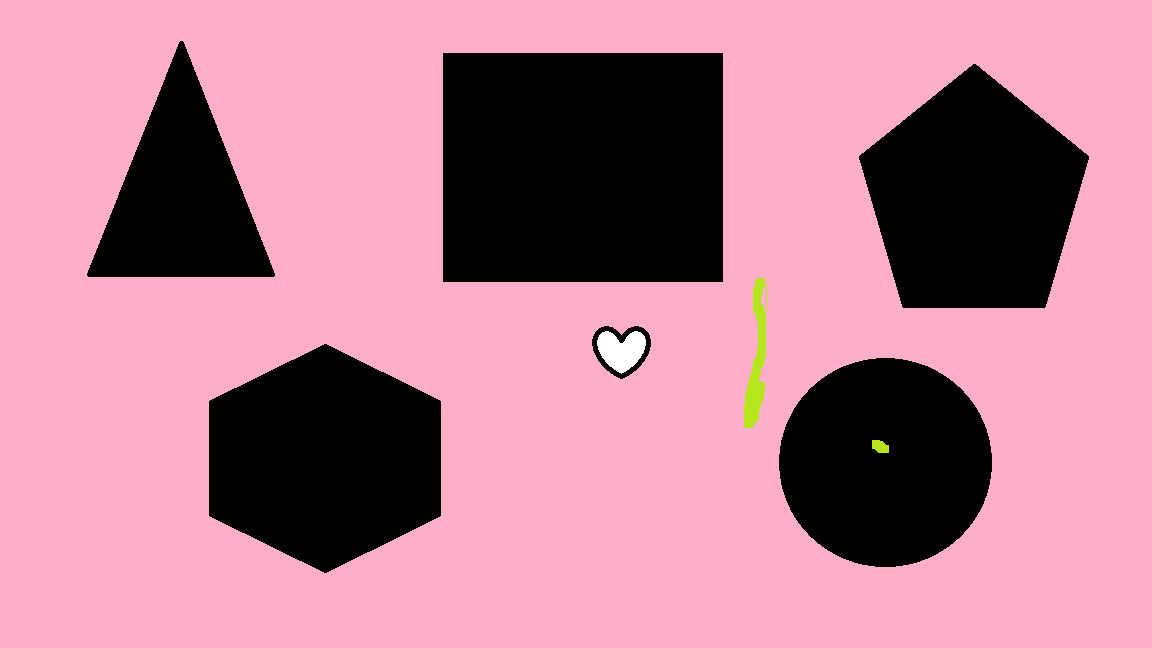
#> input picture Resimler/2.png, 1152 x 648 px, found by its file name
$ python '17ResimFarklılıkları.py'
#> lines starting #> are read from the running program, lines starting #| are printed output that depends on the picture
import cv2
import numpy as np

img1=cv2.imread("2.png")
#> img1 is the input picture: shape (648, 1152, 3); mean B, G, R 146.4, 127.3, 185.9
img2=cv2.imread("22.png")
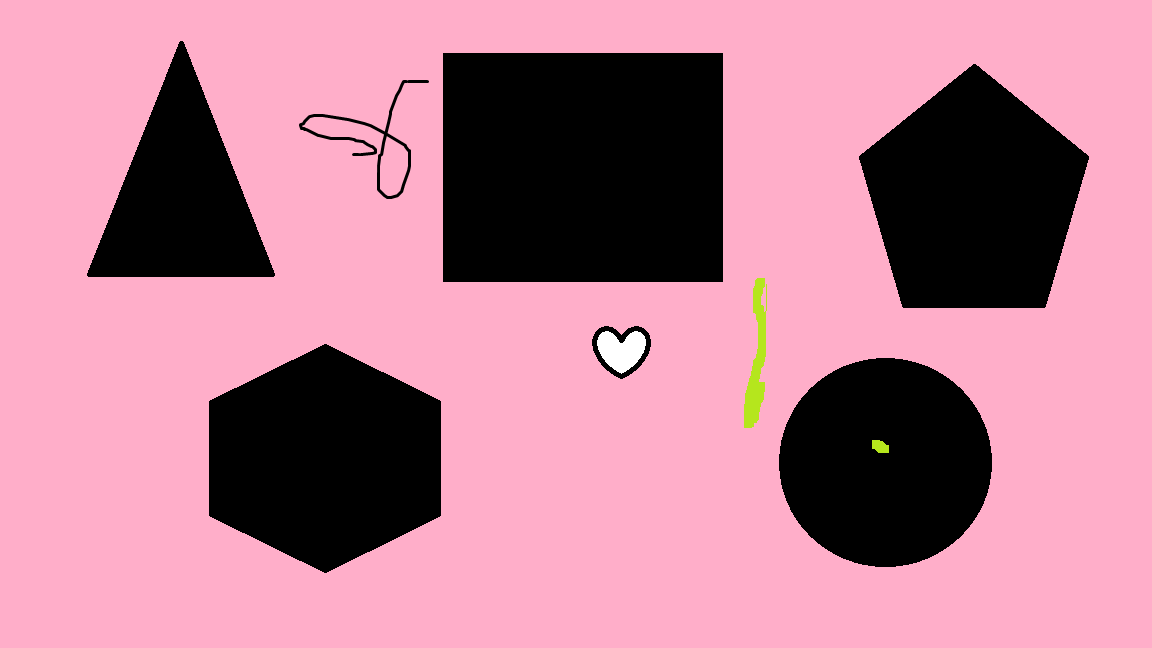
#> input picture Resimler/22.png, 1152 x 648 px, found by its file name
#> img2 is the input picture: shape (648, 1152, 3); mean B, G, R 146, 127, 185.5

fark=cv2.subtract(img1,img2)
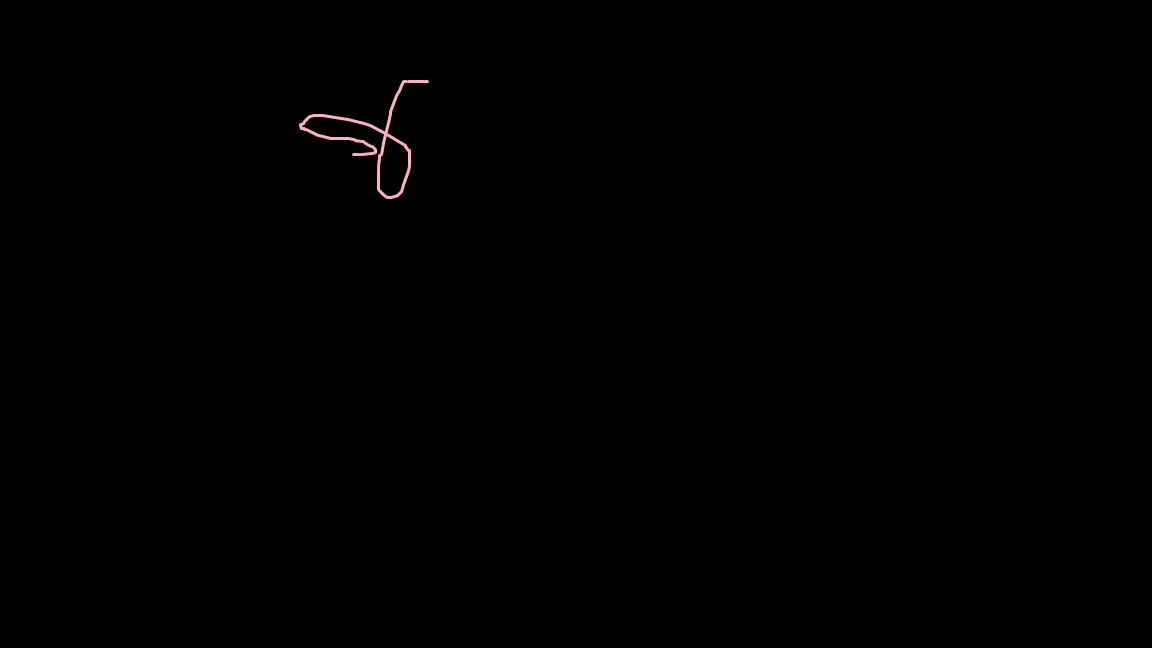
#> fark: shape (648, 1152, 3); mean B, G, R 0.4, 0.3, 0.4

cv2.imshow("1",fark)
cv2.imshow("2",img1)
cv2.imshow("3",img2)
cv2.waitKey(0)
cv2.destroyAllWindows()
